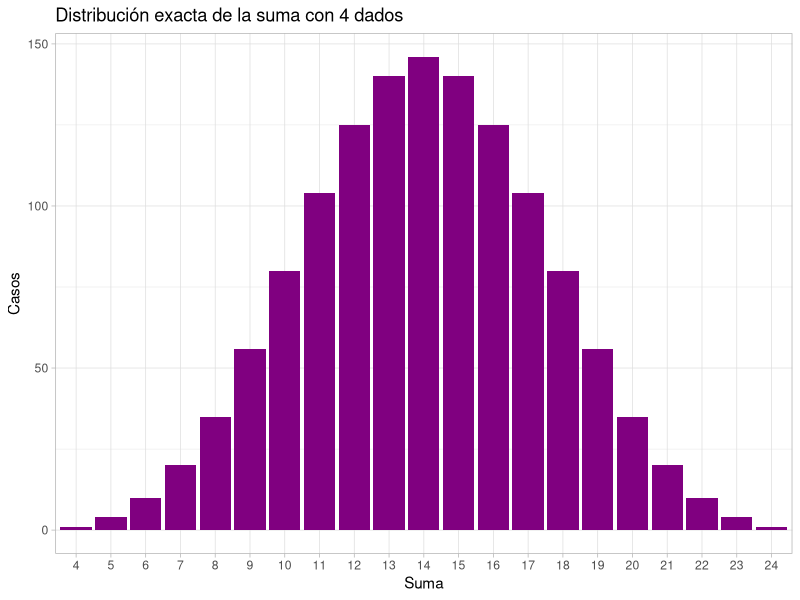
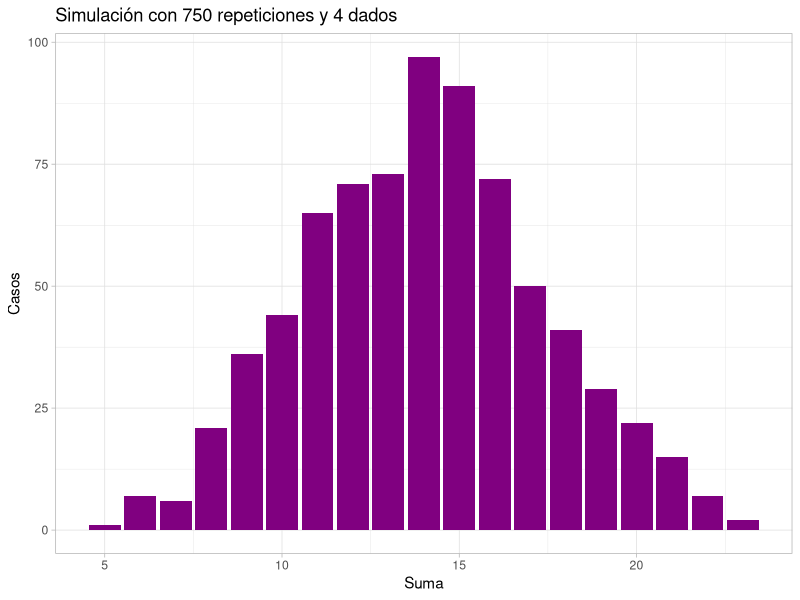
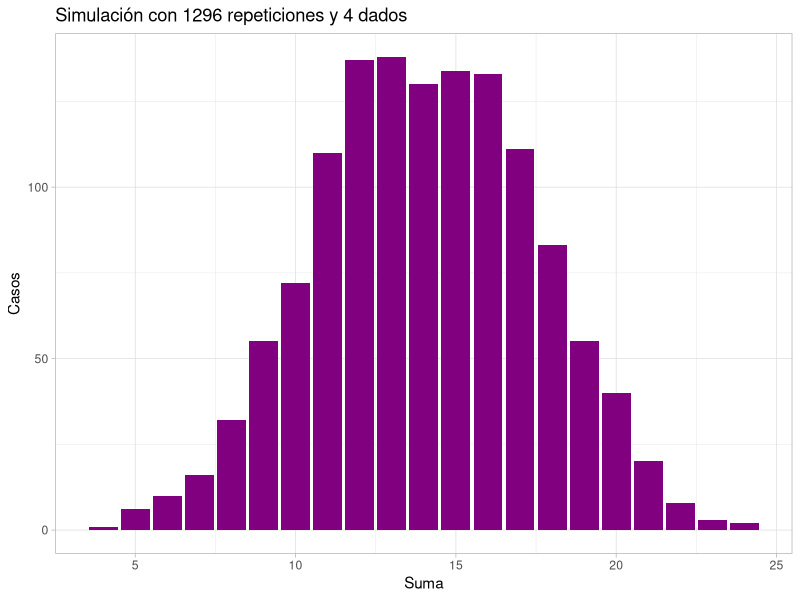
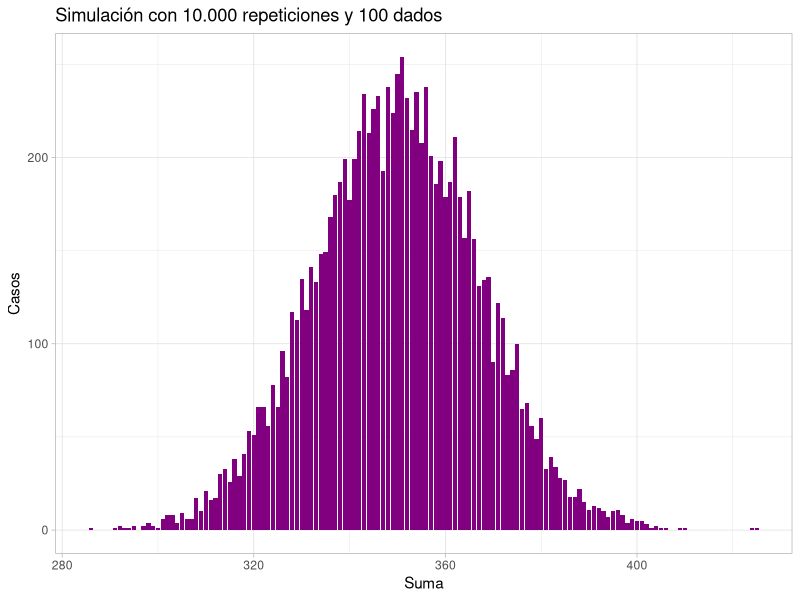
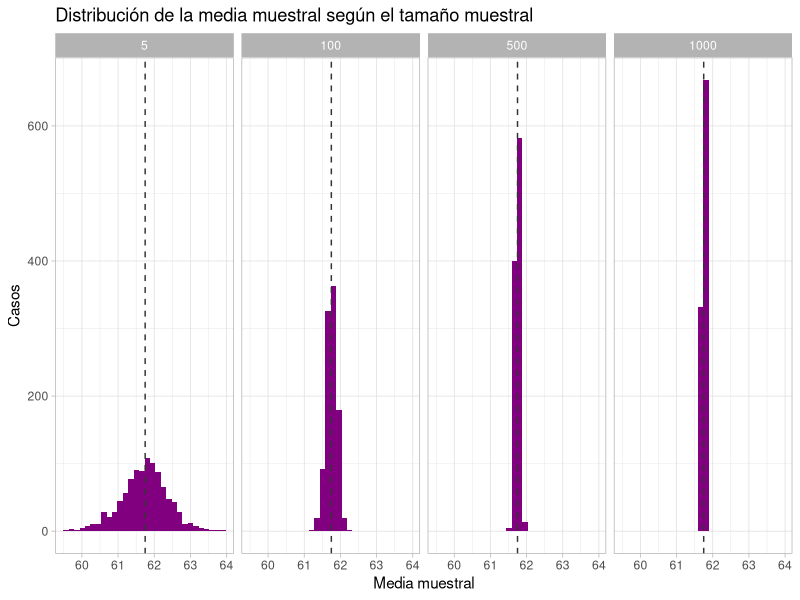

The R script that drew these images, in order:
## ---- chunk 1
#| label = libs
library(dplyr)
library(ggplot2)

theme_set(theme_light())
## ---- chunk 2
#| label: generate
df_lanzamientos <- tidyr::expand_grid(
  dado1 = 1:6, 
  dado2 = 1:6, 
  dado3 = 1:6, 
  dado4 = 1:6 
) |> 
  mutate(suma_lanzamiento = (dado1 + dado2 + dado3 + dado4))

ggplot(df_lanzamientos, aes(x = factor(suma_lanzamiento))) + 
  geom_bar(fill = "#800080") + 
  labs(x = "Suma", y = "Casos", title = "Distribución exacta de la suma con 4 dados")
## ---- chunk 3
#| label: sim750
simulacion_sumas <- replicate(
  n = 750, 
  {
    sum(sample(1:6, size = 4, replace = TRUE))
  }
)

ggplot() + 
  geom_bar(aes(x = simulacion_sumas), fill = "#800080") + 
  labs(x = "Suma", y = "Casos", title = "Simulación con 750 repeticiones y 4 dados")
## ---- chunk 4
#| label: sim1296
simulacion_sumas <- replicate(
  n = 1296, 
  {
    sum(sample(1:6, size = 4, replace = TRUE))
  }
)

ggplot() + 
  geom_bar(aes(x = simulacion_sumas), fill = "#800080") + 
  labs(x = "Suma", y = "Casos", title = "Simulación con 1296 repeticiones y 4 dados")
## ---- chunk 5
#| label: sim10000
simulacion_sumas <- replicate(
  n = 10000, 
  {
    sum(sample(1:6, size = 100, replace = TRUE))
  }
)

ggplot() + 
  geom_bar(aes(x = simulacion_sumas), fill = "#800080") + 
  labs(x = "Suma", y = "Casos", title = "Simulación con 10.000 repeticiones y 100 dados")
## ---- chunk 6
#| label: global-avg
diamonds <- ggplot2::diamonds

depth_mean <- mean(diamonds$depth)
## ---- chunk 7
#| label: diamonds-sample-mean
df_sample_means <- purrr::map_dfr(c(5, 100, 500, 1000), function(sample_size) {
  medias <- replicate(
    n = 1000, 
    {
      mean(sample(diamonds$depth, size = sample_size, replace = FALSE))
  }
  )
  
  tibble(sample_size, medias)
  
})
  
## ---- chunk 8
#| label: diamonds-sample-mean-plot
ggplot(df_sample_means) +
  geom_histogram(aes(x = medias), fill = "#800080") + 
  geom_vline(xintercept = depth_mean, col = "#333333", linetype = 2) + 
  facet_grid(. ~ sample_size) + 
  labs(x = "Media muestral", y = "Casos", title = "Distribución de la media muestral según el tamaño muestral")

